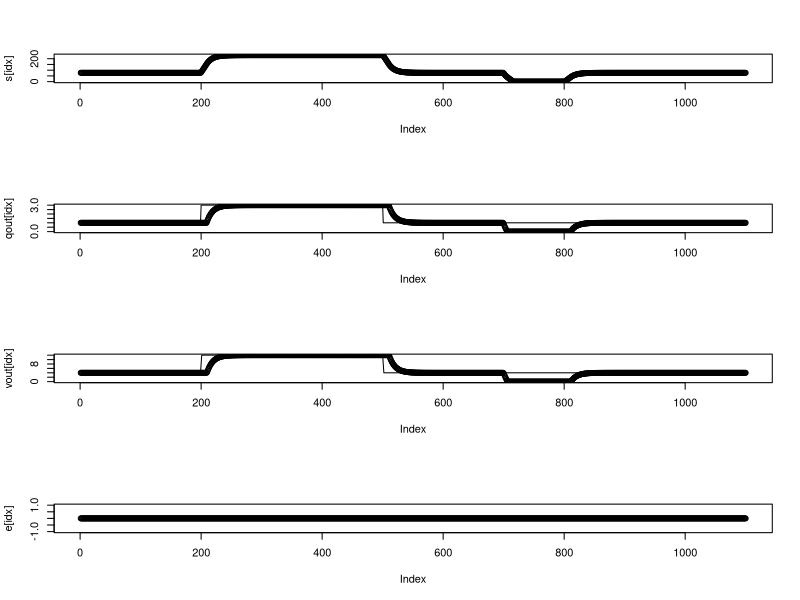

This figure's R source:
## TVDish solution
rm(list=ls())
graphics.off()

## constant velocity
fqo <- function(s,qi){
    Dx <- 100
    v <- 1.3
    eta <- 0.5
    return( ( (s*v/Dx) - (eta*qi) )/(1-eta) )
}

fE <- function(s,s0,vi,vr,qi,q0,Dt,omega){
    ##determine qo
    qo <- fqo(s,qi)
    vo <- Dt*(omega*qo + (1-omega)*q0)
    return( s+vo-s0-vi-vr )
}

fs <- function(s,qi,qo){
    fqo(s,qi) - qo
}


n <- 1100
s <- vin <- vr <- vout <- qout <- rep(NA,n)
qin <- rep(1,n)
qin[200:500] <- 3
r <- rep(0,n)
r[700:800] <- -2
Dt <- 4

## initialise at steady state
qout[1] <- qin[1] + r[1]
vin[1] <- qin[1]*Dt
vout[1] <- qout[1]*Dt
s[1] <- uniroot(fs,c(-1,100),
                qi=qin[1], qo=qout[1])$root



## loop
for(ii in 2:n){
    vin[ii] <- Dt*0.5*(qin[ii]+qin[ii-1])
    vr[ii] <- Dt*0.5*(r[ii]+r[ii-1])

    vr[ii] <- max(vr[ii], -(s[ii-1]+vin[ii]))
    ## mock up for no limits
    ql <- 0
    qu <- 1000
    ql <- max(0, min(qin[ii],qin[ii-1],qout[ii-1]) + min(vr[ii]/Dt,0))
    qu <- max(qin[ii],qin[ii-1],qout[ii-1]) + max(vr[ii]/Dt,0)
    
    ## find sl
    sl <- uniroot(fs,c(-1,100),
                  qi=qin[ii], qo=ql,
                  extendInt="upX"
                  )$root
    
    ## find su
    su <- uniroot(fs,c(-1,100),
                  qi=qin[ii], qo=qu,
                  extendInt="upX"
                  )$root

    ## check can evaluate
    if(ql==qu){ ## steady state...
        qout[ii] <- qu
        s[ii] <- s[ii-1]
        omega <- 0.5
    }else{
        if( fE(su,s[ii-1],vin[ii],vr[ii],qin[ii],qout[ii-1],Dt,1) <=0 ){
            #print(paste(ii, "Upper Q limited"))
            qout[ii] <- qu
            s[ii] <- s[ii-1] + vin[ii] + vr[ii] - Dt*qu
            omega <- 1
        }
        if( fE(su,s[ii-1],vin[ii],vr[ii],qin[ii],qout[ii-1],Dt,1) > 0 &
            fE(su,s[ii-1],vin[ii],vr[ii],qin[ii],qout[ii-1],Dt,0.5) <=0 ){   
            qout[ii] <- qu
            s[ii] <- su
            omega <- ( su + (Dt*qout[ii-1]) - s[ii-1] - vin[ii] -vr[ii] ) / (Dt*(qout[ii-1]-qu))
            #print(paste(ii, "Upper Q limited on omega", omega))
        }
        if( fE(su,s[ii-1],vin[ii],vr[ii],qin[ii],qout[ii-1],Dt,0.5) > 0 &
            fE(sl,s[ii-1],vin[ii],vr[ii],qin[ii],qout[ii-1],Dt,0.5) < 0 ){
            if(ii %in% c(400,750)){ print(paste(ii, "optim")) }
            ## numeric search
            s[ii] <- uniroot(fE,c(sl,su),
                             s0=s[ii-1],vi=vin[ii],
                             vr=vr[ii],qi=qin[ii],
                             q0=qout[ii-1],Dt=Dt,omega=0.5)$root
            qout[ii] <- fqo(s[ii],qin[ii])
            omega <- 0.5
        }
        if( fE(sl,s[ii-1],vin[ii],vr[ii],qin[ii],qout[ii-1],Dt,0.5) >= 0 &
            fE(sl,s[ii-1],vin[ii],vr[ii],qin[ii],qout[ii-1],Dt,1) < 0 ){
            qout[ii] <- ql
            s[ii] <- sl
            omega <- ( sl + (Dt*qout[ii-1]) - s[ii-1] - vin[ii] -vr[ii] ) / (Dt*(qout[ii-1]-ql))
            #print(paste(ii, "Lower Q limited on omega", omega))
        }
        if( fE(sl,s[ii-1],vin[ii],vr[ii],qin[ii],qout[ii-1],Dt,1) >= 0 ){
            qout[ii] <- ql
            s[ii] <- s[ii-1] + vin[ii] + vr[ii] - Dt*ql
            omega <- 1
            #print(paste(ii, "Lower Q limited"))
        }
    }
    #if(ii == 200){browser()}
    vout[ii] <- s[ii-1] + vin[ii] + vr[ii] - s[ii]
##        Dt*(omega*qout[ii] + (1-omega)*qout[ii-1])
}

print( s[1] + sum(vin[-1]) + sum(vr[-1]) - sum(vout[-1]) - tail(s,1) )
e <- c(0, s[-length(s)] + vin[-1] + vr[-1] - vout[-1] - s[-1])
idx <- 1:length(s)

par(mfrow=c(4,1))
plot(s[idx])
plot(qout[idx]); lines(qin[idx])
plot(vout[idx]); lines(vin[idx])
plot(e[idx])

## ## test the celerity based solution with additional dispersion
## rm(list=ls())
## graphics.off()
## n <- 1100
## s <- rep(NA,n)
## cel <- 1
## disp <- 0*100/2
## qin <- rep(1,n)
## qin[200:500] <- 0
## r <- rep(0.1,n)
## qout <- rep(NA,n)
## qav <- rep(NA,n)
## s[1] <- 10
## qout[1] <- qin[1]
## Dt <- 1
## Dx <- 100

## K <- cel*Dt/Dx
## eta <- min(K,0.5 - (disp/(cel*Dx)))

## qav[1] <- eta*qin[1] + (1-eta)*qout[1]

## qqout <- qout
## qqav <- qav
## ss <- s

## for(ii in 2:n){
    
##     ss[ii] <- max(0, ss[ii-1] + ( Dt / (1+K-eta) )*(qin[ii] + (1-eta)*r[ii] - qqav[ii-1]) )
##     qqout[ii] <- (ss[ii-1] + Dt*(qin[ii]+r[ii]) - ss[ii])/Dt
##     qqav[ii] <- eta*qin[ii] + (1-eta)*qqout[ii]
    
##     qout[ii] <- ( qav[ii-1] + (K-eta)*qin[ii] + K*r[ii] ) / ( 1-eta+K )
##     s[ii] <- s[ii-1] + Dt*(qin[ii] - qout[ii] + r[ii])
##     qav[ii] <- eta*qin[ii] + (1-eta)*qout[ii]
## }

## par(mfrow=c(2,1))
## plot(s); lines(ss)
## plot(qout); lines(qqout)


## ## Classic formulation
## rm(list=ls())
## n <- 1100
## s <- rep(NA,n)
## cel <- 100
## disp <- 100*100/2
## qin <- rep(1,n)
## qin[200:500] <- 0
## r <- rep(0,n)
## qout <- rep(NA,n)
## s[1] <- 1
## qout[1] <- qin[1]
## Dt <- 1
## Dx <- 100

## K <- cel*Dt/Dx
## R <- (2*disp)/(cel*Dx)

## theta <- c( 1+R-K, 1-R+K, K-1+R, 2*K)/(1+R+K)
    
## for(ii in 2:n){
##     qout[ii] <- theta[1]*qout[ii-1] + theta[2]*qin[ii-1] + theta[3]*qin[ii] + theta[4]*r[ii]
##     s[ii] <- s[ii-1] + (Dt/2)*(qin[ii] + qin[ii-1] - qout[ii] - qout[ii-1])
## }

## par(mfrow=c(2,1))
## plot(s)
## plot(qout)

## ## Area formulation
## n <- 1100
## s <- rep(NA,n)
## v <- 1.4
## qin <- rep(1,n)
## r <- rep(0,n)
## qout <- ain <- aout <- eta <- rep(NA,n)
## s0 <- 1
## Dt <- 1
## Dx <- 100

## for(ii in 1:n){
##     ain[ii] <- qin[ii] / v
##     eta[ii] <- min(0.5, ( s0+Dt*(qin[ii]-r[ii]) ) / (Dx*ain[ii]) )
##     lwr <- 0; upr <- ain
##     fopt <- function(x){
##         Dx*( (eta[ii]*ain[ii]) + (1-eta[ii])*x ) - (s0 + Dt*(qin[ii] - r[ii] - v*x))
##     }
##     tmp <- uniroot(fopt, c(0,ain[ii]),
##                    extendInt = "upX", check.conv = FALSE,
##                    tol = 2*.Machine$double.eps, maxiter = 1000, trace = 0)
##     aout[ii] <- tmp$root
##     qout[ii] <- v*aout[ii]
##     s[ii] <- s0 + Dt*(qin[ii]-r[ii]-qout[ii])
##     s0 <- s[ii]
## }

